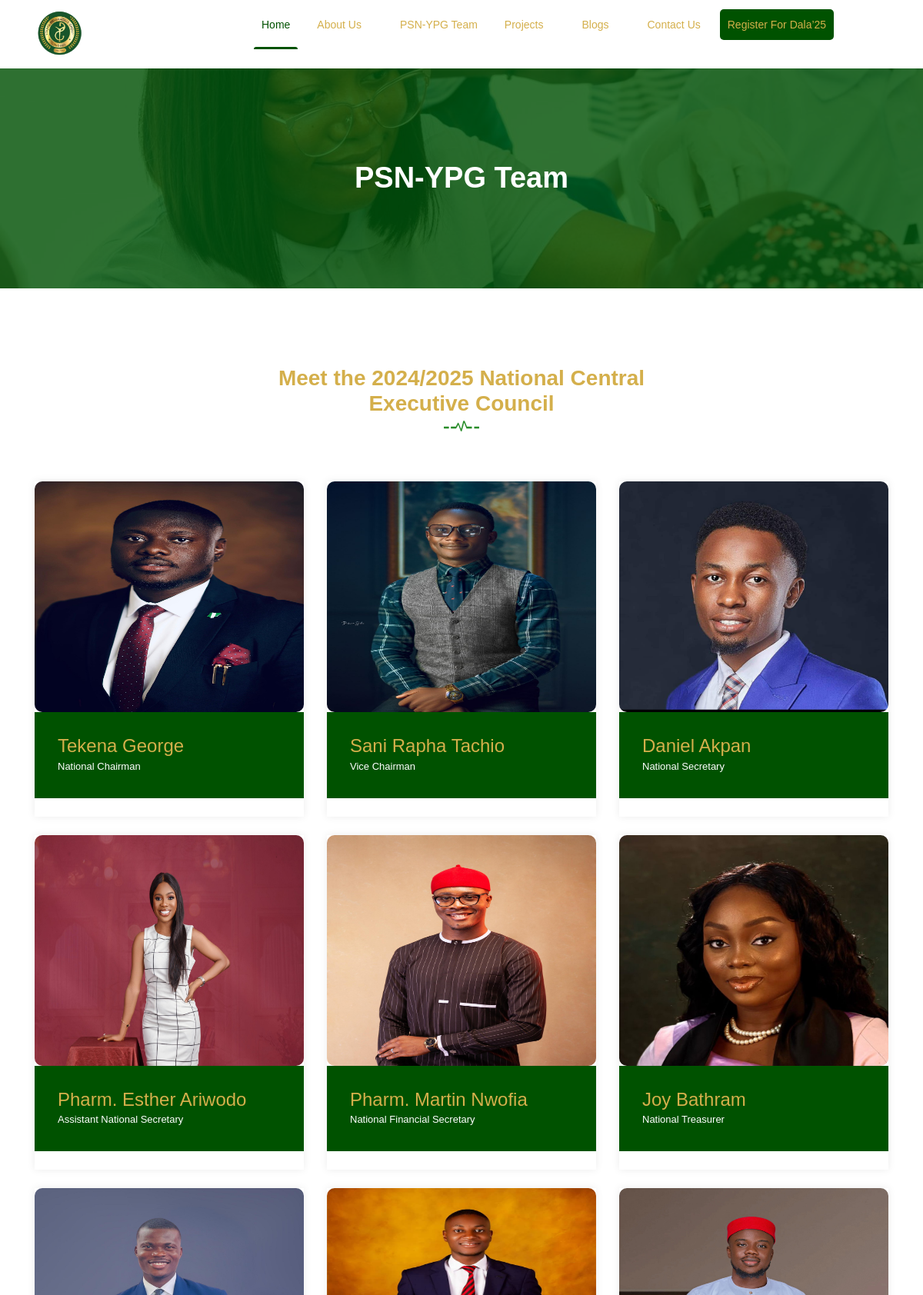
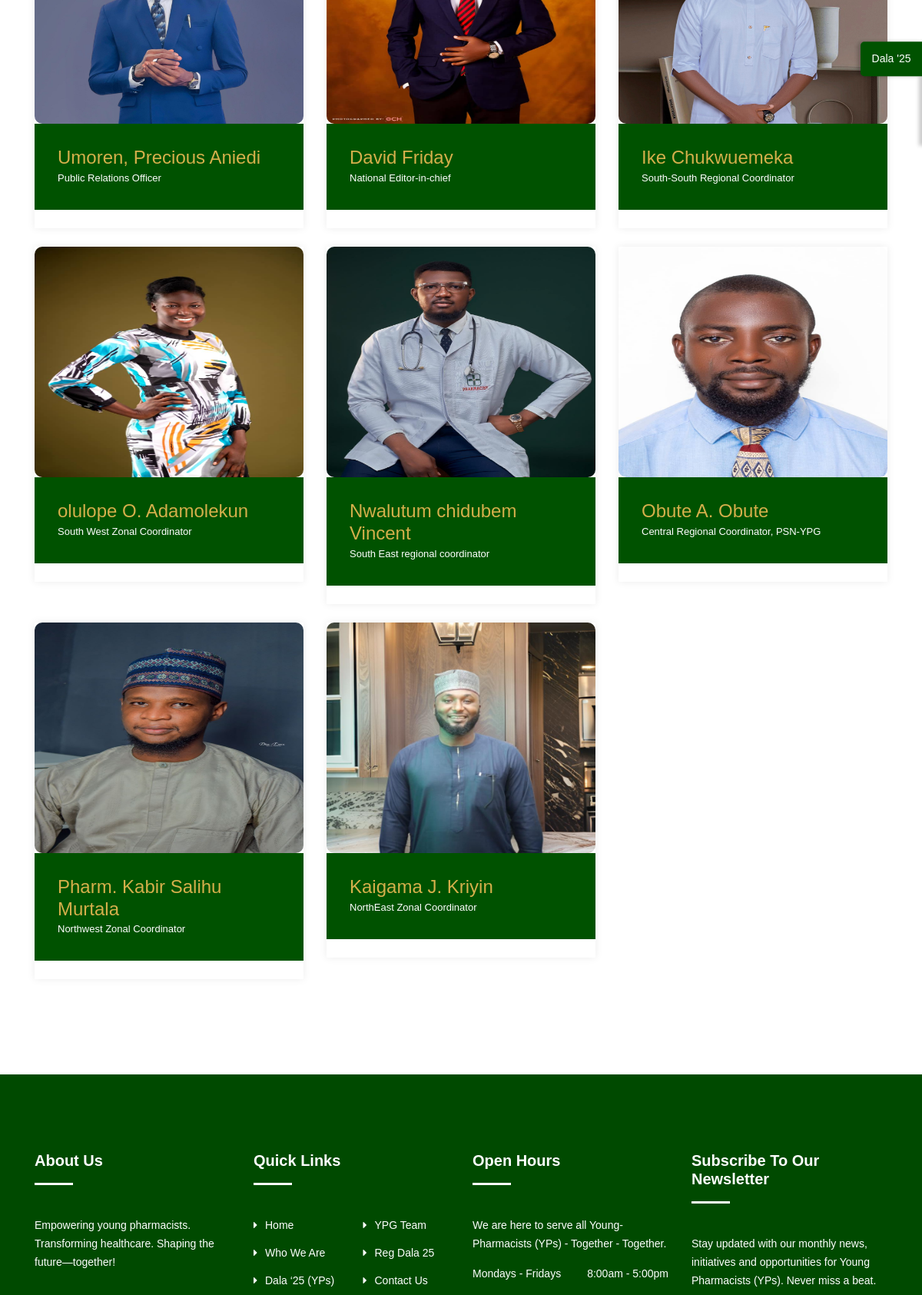
The app's page /excos_user/ (upper part) with its own data (2 pictures, top to bottom).
### psnypg/models.py (models this page shows, shortened)
class ExcosUser(models.Model):
    excos_user_name = models.CharField(max_length=255)
    excos_user_description = models.TextField()
    excos_user_slug = models.SlugField (max_length=255,blank=True, null=True)
    excos_user_email = models.EmailField(max_length=255)
    excos_user_whatsapp_number = models.CharField(max_length=15)
    excos_user_img = models.ImageField(upload_to='excos_images/')
    excos_user_linkedIn_url = models.URLField(max_length=255, blank=True, null=True)  # LinkedIn URL field
    excos_user_publish_date = models.DateTimeField(auto_now_add=True)
    excos_user_author = models.ForeignKey(User, on_delete=models.CASCADE)
    class Meta:
        ordering = ['excos_user_publish_date']

### psnypg/views.py (the view)
# urls.py: path('excos_user/', ExcosUserPage.as_view(), name='excos_user'),  # List all users
class ExcosUserPage(ListView):
    model = ExcosUser
    template_name = 'psnypg/excos_user.html'
    context_object_name = 'excos_users'
    def get_queryset(self):
        email = self.kwargs.get('email')  # Get email from the URL
        if email:
            return ExcosUser.objects.filter(excos_user_email=email)  # Show specific user by email
        return ExcosUser.objects.all()  # Show all users if no email is provided

### templates/psnypg/excos_user.html (shortened to what this page needs)
{% extends "base.html" %}
{% load static %}
{% block content %}
<div class="breadcrumbs overlay">
    <div class="container">
        <div class="bread-inner">
            <div class="row">
                <div class="col-12">
                    <h2>PSN-YPG Team</h2>
                </div>
            </div>
        </div>
    </div>
</div>
<section class="blog section" id="blog">
    <div class="container">
        <div class="row">
            <div class="col-lg-12">
                <div class="section-title">
                    <h3 style="color: #D4AF4B; font-family: sans-serif;">Meet the 2024/2025 National Central Executive Council</h3>
                    <img src="{% static 'img/section-img.png' %}" alt="#">
                </div>
            </div>
        </div>
        <div class="row">
            {% for post in excos_users %}
            <div class="col-lg-4 col-md-6 col-12">
                <div class="single-news">
                    <div class="news-head">
                        <a href="{% url 'excos_users_article' post.pk %}">
                            <img src="{{ post.excos_user_img.url }}" style="height: 300px; border-radius: 10px;" alt="#">
                        </a>
                    </div>
                    <div class="news-body">
                        <div class="news-content">
                            <h4 style="color: #D4AF4B; font-family: sans-serif;">
                                <a href="{% url 'excos_users_article' post.pk %}">{{ post.excos_user_name }}</a>
                            </h4>
                            <p class="text" style="color: #fff;">{{ post.excos_user_description }}</p>
                        </div>
                        <ul style="list-style: none; padding: 0; margin: 0; display: flex; justify-content: center; margin-left: 0;">
                            <li style="margin-right: 10px;">
                                <a href="{{ post.excos_user_linkedIn_url }}" target="_blank" style="color: #005200; font-size: 20px; text-decoration: none;">
                                    <i class="icofont-linkedIn"></i>
                                </a>
                            </li>
                            <li style="margin-right: 10px;">
                                <a href="mailto:{{ post.excos_user_email }}" target="_blank" style="color: #005200; font-size: 20px; text-decoration: none;">
                                    <i class="icofont-envelope"></i>
                                </a>
                            </li>
                            <li style="margin-right: 10px;">
                                <a href="https://wa.me/{{ post.excos_user_whatsapp_number }}?text=Hi Psn-Ypg?" target="_blank" style="color: #005200; font-size: 20px; text-decoration: none;">
                                    <i class="icofont-whatsapp"></i>
                                </a>
                            </li>
                        </ul>
                    </div>
                </div><br>
            </div>
            {% endfor %}
        </div>
    </div>
</section>
{% endblock %}

### records on screen
ExcosUser: excos_user_img (picture), excos_user_name "Tekena George", excos_user_description "National Chairman"
ExcosUser: excos_user_img (picture), excos_user_name "Sani Rapha Tachio", excos_user_description "Vice Chairman"
ExcosUser: excos_user_img (picture), excos_user_name "Daniel Akpan", excos_user_description "National Secretary"
ExcosUser: excos_user_img (picture), excos_user_name "Pharm. Esther Ariwodo", excos_user_description "Assistant National Secretary"
ExcosUser: excos_user_img (picture), excos_user_name "Pharm. Martin Nwofia", excos_user_description "National Financial Secretary"
ExcosUser: excos_user_img (picture), excos_user_name "Joy Bathram", excos_user_description "National Treasurer"
ExcosUser: excos_user_img (picture), excos_user_name "Umoren, Precious Aniedi", excos_user_description "Public Relations Officer"
ExcosUser: excos_user_img (picture), excos_user_name "David Friday", excos_user_description "National Editor-in-chief"
ExcosUser: excos_user_img (picture), excos_user_name "Ike Chukwuemeka", excos_user_description "South-South Regional Coordinator"
ExcosUser: excos_user_img (picture), excos_user_name "olulope O. Adamolekun", excos_user_description "South West Zonal Coordinator"
ExcosUser: excos_user_img (picture), excos_user_name "Nwalutum chidubem Vincent", excos_user_description "South East regional coordinator"
ExcosUser: excos_user_img (picture), excos_user_name "Obute A. Obute", excos_user_description "Central Regional Coordinator, PSN-YPG"
ExcosUser: excos_user_img (picture), excos_user_name "Pharm. Kabir Salihu Murtala", excos_user_description "Northwest Zonal Coordinator"
ExcosUser: excos_user_img (picture), excos_user_name "Kaigama J. Kriyin", excos_user_description "NorthEast Zonal Coordinator"
